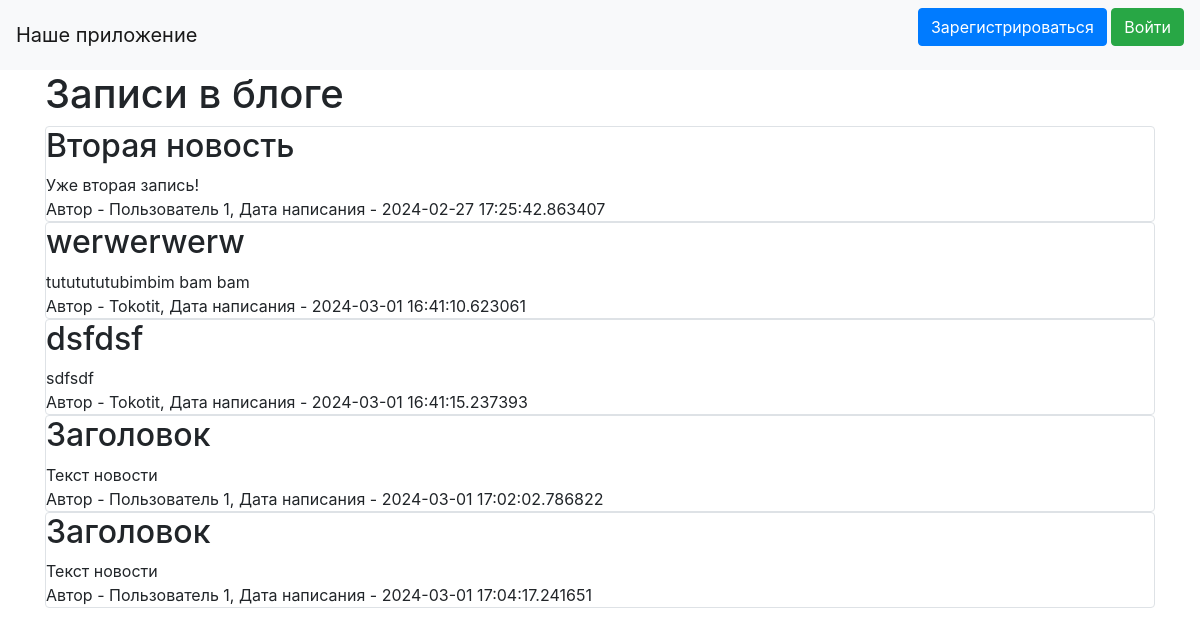
The page / on the database its author committed.
### data/news.py (models this page shows)
class News(SqlAlchemyBase, UserMixin, SerializerMixin):
    __tablename__ = 'news'
    categories = orm.relationship("Category",
                                  secondary="association",
                                  backref="news")
    id = sqlalchemy.Column(sqlalchemy.Integer, primary_key=True, autoincrement=True)
    title = sqlalchemy.Column(sqlalchemy.String, nullable=True)
    content = sqlalchemy.Column(sqlalchemy.String, nullable=True)
    created_date = sqlalchemy.Column(sqlalchemy.DateTime, default=datetime.datetime.now)
    is_private = sqlalchemy.Column(sqlalchemy.Boolean, default=True)
    user_id = sqlalchemy.Column(sqlalchemy.Integer, sqlalchemy.ForeignKey("users.id"))
    user = orm.relationship('User')

### data/users.py (models this page shows, shortened)
class User(SqlAlchemyBase, UserMixin, SerializerMixin):
    __tablename__ = 'users'
    id = sqlalchemy.Column(sqlalchemy.Integer, primary_key=True, autoincrement=True)
    name = sqlalchemy.Column(sqlalchemy.String, nullable=True)
    about = sqlalchemy.Column(sqlalchemy.String, nullable=True)
    email = sqlalchemy.Column(sqlalchemy.String, index=True, unique=True, nullable=True)
    hashed_password = sqlalchemy.Column(sqlalchemy.String, nullable=True)
    created_date = sqlalchemy.Column(sqlalchemy.DateTime, default=datetime.datetime.now)
    news = orm.relationship("News", back_populates='user')

### main.py (the view)
@app.route("/")
def index():
    db_sess = db_session.create_session()
    if current_user.is_authenticated:
        news = db_sess.query(News).filter(
            (News.user == current_user) | (News.is_private != True))
    else:
        news = db_sess.query(News).filter(News.is_private != True)
    return render_template("index.html", news=news)

### data/db_session.py (called while the page is built)
def create_session() -> Session:
    global __factory
    return __factory()

### templates/index.html (shortened to what this page needs)
{% extends "base.html" %}
{% block content %}
<h1>Записи в блоге</h1>
{% for item in news%}
<div class="col-md6 border rounded">
    <h2>{{item.title}}</h2>
    <div>
        {{item.content}}
    </div>
    <div>
        Автор - {{item.user.name}}, Дата написания - {{item.created_date}}
    </div>
</div>
{% endfor %}
{% endblock %}

### templates/base.html (shortened to what this page needs)
<!doctype html>
<html lang="en">
<head>
    <link rel="stylesheet" href="https://stackpath.bootstrapcdn.com/bootstrap/4.4.1/css/bootstrap.min.css">
</head>
  <body>
    <header>
      <nav class="navbar navbar-light bg-light">
        <a class="navbar-brand" href="#">Наше приложение</a>
          {% if current_user.is_authenticated %}
    <a class="navbar-brand" href="/logout">{{ current_user.name }}</a>
{% else %}
    <p>
        <a class="btn btn-primary " href="/register">Зарегистрироваться</a>
        <a class="btn btn-success" href="/login">Войти</a>
    </p>
{% endif %}
      </nav>
    </header>
    <main role="main" class="container">
        {% block content %}{% endblock %}
    </main>
  </body>
</html>

### rows shown on the page
News: title "Вторая новость", content "Уже вторая запись!", user.name "Пользователь 1", created_date "2024-02-27 17:25:42.863407"
News: title "werwerwerw", content "tututututubimbim bam bam", user.name "Tokotit", created_date "2024-03-01 16:41:10.623061"
News: title "dsfdsf", content "sdfsdf", user.name "Tokotit", created_date "2024-03-01 16:41:15.237393"
News: title "Заголовок", content "Текст новости", user.name "Пользователь 1", created_date "2024-03-01 17:02:02.786822"
News: title "Заголовок", content "Текст новости", user.name "Пользователь 1", created_date "2024-03-01 17:04:17.241651"
